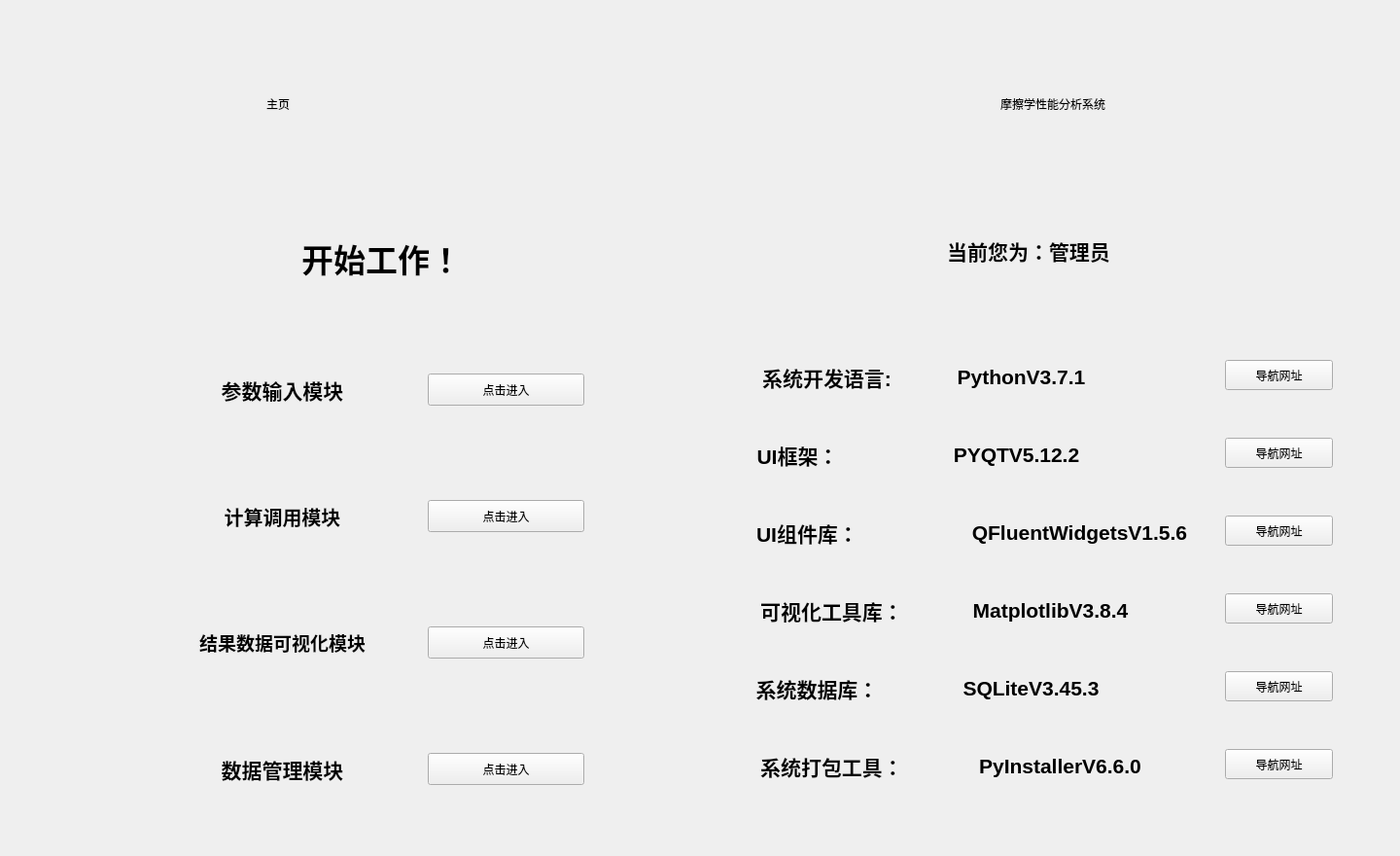
<?xml version="1.0" encoding="UTF-8"?>
<ui version="4.0">
 <class>Home_UI</class>
 <widget class="QWidget" name="Home_UI">
  <property name="windowModality">
   <enum>Qt::NonModal</enum>
  </property>
  <property name="geometry">
   <rect>
    <x>0</x>
    <y>0</y>
    <width>1440</width>
    <height>880</height>
   </rect>
  </property>
  <property name="sizePolicy">
   <sizepolicy hsizetype="Fixed" vsizetype="Fixed">
    <horstretch>0</horstretch>
    <verstretch>0</verstretch>
   </sizepolicy>
  </property>
  <property name="windowTitle">
   <string>Form</string>
  </property>
  <widget class="CardWidget" name="LeftupCardWidget">
   <property name="geometry">
    <rect>
     <x>50</x>
     <y>30</y>
     <width>391</width>
     <height>153</height>
    </rect>
   </property>
   <property name="minimumSize">
    <size>
     <width>391</width>
     <height>153</height>
    </size>
   </property>
   <property name="borderRadius">
    <number>10</number>
   </property>
   <layout class="QHBoxLayout" name="horizontalLayout">
    <property name="leftMargin">
     <number>20</number>
    </property>
    <property name="rightMargin">
     <number>20</number>
    </property>
    <item>
     <widget class="IconWidget" name="rdhl1_IconWidget_left_2">
      <property name="sizePolicy">
       <sizepolicy hsizetype="Fixed" vsizetype="Fixed">
        <horstretch>0</horstretch>
        <verstretch>0</verstretch>
       </sizepolicy>
      </property>
      <property name="minimumSize">
       <size>
        <width>75</width>
        <height>75</height>
       </size>
      </property>
     </widget>
    </item>
    <item>
     <widget class="LargeTitleLabel" name="LeftupLabel">
      <property name="minimumSize">
       <size>
        <width>208</width>
        <height>131</height>
       </size>
      </property>
      <property name="text">
       <string>主页</string>
      </property>
      <property name="alignment">
       <set>Qt::AlignCenter</set>
      </property>
     </widget>
    </item>
   </layout>
  </widget>
  <widget class="CardWidget" name="RightupCardWidget">
   <property name="geometry">
    <rect>
     <x>480</x>
     <y>30</y>
     <width>901</width>
     <height>153</height>
    </rect>
   </property>
   <property name="sizePolicy">
    <sizepolicy hsizetype="Preferred" vsizetype="Preferred">
     <horstretch>0</horstretch>
     <verstretch>0</verstretch>
    </sizepolicy>
   </property>
   <property name="borderRadius">
    <number>10</number>
   </property>
   <layout class="QHBoxLayout" name="horizontalLayout_4">
    <property name="leftMargin">
     <number>20</number>
    </property>
    <property name="rightMargin">
     <number>20</number>
    </property>
    <item>
     <widget class="IconWidget" name="rdhl1_IconWidget_left_3">
      <property name="sizePolicy">
       <sizepolicy hsizetype="Fixed" vsizetype="Fixed">
        <horstretch>0</horstretch>
        <verstretch>0</verstretch>
       </sizepolicy>
      </property>
      <property name="minimumSize">
       <size>
        <width>75</width>
        <height>75</height>
       </size>
      </property>
     </widget>
    </item>
    <item>
     <widget class="LargeTitleLabel" name="RightupLabel">
      <property name="sizePolicy">
       <sizepolicy hsizetype="Fixed" vsizetype="Fixed">
        <horstretch>0</horstretch>
        <verstretch>0</verstretch>
       </sizepolicy>
      </property>
      <property name="minimumSize">
       <size>
        <width>0</width>
        <height>131</height>
       </size>
      </property>
      <property name="text">
       <string>摩擦学性能分析系统</string>
      </property>
     </widget>
    </item>
   </layout>
  </widget>
  <widget class="ElevatedCardWidget" name="RightdownCardWidget">
   <property name="geometry">
    <rect>
     <x>50</x>
     <y>210</y>
     <width>591</width>
     <height>111</height>
    </rect>
   </property>
   <property name="minimumSize">
    <size>
     <width>0</width>
     <height>0</height>
    </size>
   </property>
   <property name="styleSheet">
    <string notr="true">border-color: rgb(0, 0, 0);</string>
   </property>
   <property name="borderRadius">
    <number>20</number>
   </property>
   <layout class="QVBoxLayout" name="verticalLayout_2">
    <property name="spacing">
     <number>10</number>
    </property>
    <property name="leftMargin">
     <number>20</number>
    </property>
    <property name="topMargin">
     <number>10</number>
    </property>
    <property name="rightMargin">
     <number>20</number>
    </property>
    <property name="bottomMargin">
     <number>10</number>
    </property>
    <item>
     <layout class="QHBoxLayout" name="RightdownHLayout_1" stretch="0,0">
      <property name="spacing">
       <number>15</number>
      </property>
      <property name="sizeConstraint">
       <enum>QLayout::SetDefaultConstraint</enum>
      </property>
      <property name="leftMargin">
       <number>15</number>
      </property>
      <property name="rightMargin">
       <number>15</number>
      </property>
      <item>
       <widget class="IconWidget" name="rdhl1_IconWidget_left">
        <property name="sizePolicy">
         <sizepolicy hsizetype="Fixed" vsizetype="Fixed">
          <horstretch>0</horstretch>
          <verstretch>0</verstretch>
         </sizepolicy>
        </property>
        <property name="minimumSize">
         <size>
          <width>75</width>
          <height>75</height>
         </size>
        </property>
       </widget>
      </item>
      <item>
       <widget class="TitleLabel" name="rdhl1_label">
        <property name="sizePolicy">
         <sizepolicy hsizetype="Fixed" vsizetype="Fixed">
          <horstretch>0</horstretch>
          <verstretch>0</verstretch>
         </sizepolicy>
        </property>
        <property name="minimumSize">
         <size>
          <width>435</width>
          <height>82</height>
         </size>
        </property>
        <property name="maximumSize">
         <size>
          <width>435</width>
          <height>82</height>
         </size>
        </property>
        <property name="font">
         <font>
          <pointsize>25</pointsize>
          <weight>75</weight>
          <bold>true</bold>
         </font>
        </property>
        <property name="text">
         <string>开始工作！</string>
        </property>
        <property name="alignment">
         <set>Qt::AlignCenter</set>
        </property>
       </widget>
      </item>
     </layout>
    </item>
   </layout>
  </widget>
  <widget class="ElevatedCardWidget" name="LeftdownCardWidget">
   <property name="geometry">
    <rect>
     <x>660</x>
     <y>320</y>
     <width>731</width>
     <height>521</height>
    </rect>
   </property>
   <property name="minimumSize">
    <size>
     <width>0</width>
     <height>0</height>
    </size>
   </property>
   <property name="borderRadius">
    <number>20</number>
   </property>
   <widget class="TitleLabel" name="rdhl2_TitleLabel_3">
    <property name="geometry">
     <rect>
      <x>100</x>
      <y>30</y>
      <width>181</width>
      <height>75</height>
     </rect>
    </property>
    <property name="font">
     <font>
      <pointsize>16</pointsize>
      <weight>75</weight>
      <bold>true</bold>
     </font>
    </property>
    <property name="text">
     <string>系统开发语言:</string>
    </property>
    <property name="alignment">
     <set>Qt::AlignCenter</set>
    </property>
   </widget>
   <widget class="IconWidget" name="rdhl2_IconWidget_2">
    <property name="geometry">
     <rect>
      <x>40</x>
      <y>40</y>
      <width>51</width>
      <height>51</height>
     </rect>
    </property>
    <property name="sizePolicy">
     <sizepolicy hsizetype="Fixed" vsizetype="Fixed">
      <horstretch>0</horstretch>
      <verstretch>0</verstretch>
     </sizepolicy>
    </property>
    <property name="minimumSize">
     <size>
      <width>51</width>
      <height>51</height>
     </size>
    </property>
   </widget>
   <widget class="TitleLabel" name="rdhl2_TitleLabel_4">
    <property name="geometry">
     <rect>
      <x>300</x>
      <y>30</y>
      <width>181</width>
      <height>75</height>
     </rect>
    </property>
    <property name="font">
     <font>
      <pointsize>16</pointsize>
      <weight>75</weight>
      <bold>true</bold>
     </font>
    </property>
    <property name="text">
     <string>PythonV3.7.1</string>
    </property>
    <property name="alignment">
     <set>Qt::AlignCenter</set>
    </property>
   </widget>
   <widget class="TitleLabel" name="rdhl2_TitleLabel_5">
    <property name="geometry">
     <rect>
      <x>100</x>
      <y>110</y>
      <width>121</width>
      <height>75</height>
     </rect>
    </property>
    <property name="font">
     <font>
      <pointsize>16</pointsize>
      <weight>75</weight>
      <bold>true</bold>
     </font>
    </property>
    <property name="text">
     <string>UI框架：</string>
    </property>
    <property name="alignment">
     <set>Qt::AlignCenter</set>
    </property>
   </widget>
   <widget class="IconWidget" name="rdhl2_IconWidget_3">
    <property name="geometry">
     <rect>
      <x>40</x>
      <y>120</y>
      <width>51</width>
      <height>51</height>
     </rect>
    </property>
    <property name="sizePolicy">
     <sizepolicy hsizetype="Fixed" vsizetype="Fixed">
      <horstretch>0</horstretch>
      <verstretch>0</verstretch>
     </sizepolicy>
    </property>
    <property name="minimumSize">
     <size>
      <width>51</width>
      <height>51</height>
     </size>
    </property>
   </widget>
   <widget class="TitleLabel" name="rdhl2_TitleLabel_6">
    <property name="geometry">
     <rect>
      <x>300</x>
      <y>110</y>
      <width>171</width>
      <height>75</height>
     </rect>
    </property>
    <property name="font">
     <font>
      <pointsize>16</pointsize>
      <weight>75</weight>
      <bold>true</bold>
     </font>
    </property>
    <property name="text">
     <string>PYQTV5.12.2</string>
    </property>
    <property name="alignment">
     <set>Qt::AlignCenter</set>
    </property>
   </widget>
   <widget class="TitleLabel" name="rdhl2_TitleLabel_7">
    <property name="geometry">
     <rect>
      <x>100</x>
      <y>190</y>
      <width>141</width>
      <height>75</height>
     </rect>
    </property>
    <property name="font">
     <font>
      <pointsize>16</pointsize>
      <weight>75</weight>
      <bold>true</bold>
     </font>
    </property>
    <property name="text">
     <string>UI组件库：</string>
    </property>
    <property name="alignment">
     <set>Qt::AlignCenter</set>
    </property>
   </widget>
   <widget class="IconWidget" name="rdhl2_IconWidget_4">
    <property name="geometry">
     <rect>
      <x>40</x>
      <y>200</y>
      <width>51</width>
      <height>51</height>
     </rect>
    </property>
    <property name="sizePolicy">
     <sizepolicy hsizetype="Fixed" vsizetype="Fixed">
      <horstretch>0</horstretch>
      <verstretch>0</verstretch>
     </sizepolicy>
    </property>
    <property name="minimumSize">
     <size>
      <width>51</width>
      <height>51</height>
     </size>
    </property>
   </widget>
   <widget class="TitleLabel" name="rdhl2_TitleLabel_8">
    <property name="geometry">
     <rect>
      <x>300</x>
      <y>190</y>
      <width>301</width>
      <height>75</height>
     </rect>
    </property>
    <property name="font">
     <font>
      <pointsize>16</pointsize>
      <weight>75</weight>
      <bold>true</bold>
     </font>
    </property>
    <property name="text">
     <string>QFluentWidgetsV1.5.6</string>
    </property>
    <property name="alignment">
     <set>Qt::AlignCenter</set>
    </property>
   </widget>
   <widget class="TitleLabel" name="rdhl2_TitleLabel_9">
    <property name="geometry">
     <rect>
      <x>290</x>
      <y>270</y>
      <width>261</width>
      <height>75</height>
     </rect>
    </property>
    <property name="font">
     <font>
      <pointsize>16</pointsize>
      <weight>75</weight>
      <bold>true</bold>
     </font>
    </property>
    <property name="text">
     <string>MatplotlibV3.8.4</string>
    </property>
    <property name="alignment">
     <set>Qt::AlignCenter</set>
    </property>
   </widget>
   <widget class="IconWidget" name="rdhl2_IconWidget_5">
    <property name="geometry">
     <rect>
      <x>40</x>
      <y>280</y>
      <width>51</width>
      <height>51</height>
     </rect>
    </property>
    <property name="sizePolicy">
     <sizepolicy hsizetype="Fixed" vsizetype="Fixed">
      <horstretch>0</horstretch>
      <verstretch>0</verstretch>
     </sizepolicy>
    </property>
    <property name="minimumSize">
     <size>
      <width>51</width>
      <height>51</height>
     </size>
    </property>
   </widget>
   <widget class="TitleLabel" name="rdhl2_TitleLabel_10">
    <property name="geometry">
     <rect>
      <x>100</x>
      <y>270</y>
      <width>191</width>
      <height>75</height>
     </rect>
    </property>
    <property name="font">
     <font>
      <pointsize>16</pointsize>
      <weight>75</weight>
      <bold>true</bold>
     </font>
    </property>
    <property name="text">
     <string>可视化工具库：</string>
    </property>
    <property name="alignment">
     <set>Qt::AlignCenter</set>
    </property>
   </widget>
   <widget class="IconWidget" name="rdhl2_IconWidget_6">
    <property name="geometry">
     <rect>
      <x>40</x>
      <y>360</y>
      <width>51</width>
      <height>51</height>
     </rect>
    </property>
    <property name="sizePolicy">
     <sizepolicy hsizetype="Fixed" vsizetype="Fixed">
      <horstretch>0</horstretch>
      <verstretch>0</verstretch>
     </sizepolicy>
    </property>
    <property name="minimumSize">
     <size>
      <width>51</width>
      <height>51</height>
     </size>
    </property>
   </widget>
   <widget class="TitleLabel" name="rdhl2_TitleLabel_11">
    <property name="geometry">
     <rect>
      <x>100</x>
      <y>350</y>
      <width>161</width>
      <height>75</height>
     </rect>
    </property>
    <property name="font">
     <font>
      <pointsize>16</pointsize>
      <weight>75</weight>
      <bold>true</bold>
     </font>
    </property>
    <property name="text">
     <string>系统数据库：</string>
    </property>
    <property name="alignment">
     <set>Qt::AlignCenter</set>
    </property>
   </widget>
   <widget class="TitleLabel" name="rdhl2_TitleLabel_12">
    <property name="geometry">
     <rect>
      <x>290</x>
      <y>350</y>
      <width>221</width>
      <height>75</height>
     </rect>
    </property>
    <property name="font">
     <font>
      <pointsize>16</pointsize>
      <weight>75</weight>
      <bold>true</bold>
     </font>
    </property>
    <property name="text">
     <string>SQLiteV3.45.3</string>
    </property>
    <property name="alignment">
     <set>Qt::AlignCenter</set>
    </property>
   </widget>
   <widget class="IconWidget" name="rdhl2_IconWidget_7">
    <property name="geometry">
     <rect>
      <x>40</x>
      <y>440</y>
      <width>51</width>
      <height>51</height>
     </rect>
    </property>
    <property name="sizePolicy">
     <sizepolicy hsizetype="Fixed" vsizetype="Fixed">
      <horstretch>0</horstretch>
      <verstretch>0</verstretch>
     </sizepolicy>
    </property>
    <property name="minimumSize">
     <size>
      <width>51</width>
      <height>51</height>
     </size>
    </property>
   </widget>
   <widget class="TitleLabel" name="rdhl2_TitleLabel_13">
    <property name="geometry">
     <rect>
      <x>300</x>
      <y>430</y>
      <width>261</width>
      <height>75</height>
     </rect>
    </property>
    <property name="font">
     <font>
      <pointsize>16</pointsize>
      <weight>75</weight>
      <bold>true</bold>
     </font>
    </property>
    <property name="text">
     <string>PyInstallerV6.6.0</string>
    </property>
    <property name="alignment">
     <set>Qt::AlignCenter</set>
    </property>
   </widget>
   <widget class="TitleLabel" name="rdhl2_TitleLabel_14">
    <property name="geometry">
     <rect>
      <x>100</x>
      <y>430</y>
      <width>191</width>
      <height>75</height>
     </rect>
    </property>
    <property name="font">
     <font>
      <pointsize>16</pointsize>
      <weight>75</weight>
      <bold>true</bold>
     </font>
    </property>
    <property name="text">
     <string>系统打包工具：</string>
    </property>
    <property name="alignment">
     <set>Qt::AlignCenter</set>
    </property>
   </widget>
   <widget class="HyperlinkButton" name="HyperlinkButton">
    <property name="geometry">
     <rect>
      <x>600</x>
      <y>50</y>
      <width>111</width>
      <height>31</height>
     </rect>
    </property>
    <property name="text">
     <string>导航网址</string>
    </property>
    <property name="hasIcon" stdset="0">
     <bool>true</bool>
    </property>
   </widget>
   <widget class="HyperlinkButton" name="HyperlinkButton_2">
    <property name="geometry">
     <rect>
      <x>600</x>
      <y>130</y>
      <width>111</width>
      <height>31</height>
     </rect>
    </property>
    <property name="text">
     <string>导航网址</string>
    </property>
    <property name="hasIcon" stdset="0">
     <bool>true</bool>
    </property>
   </widget>
   <widget class="HyperlinkButton" name="HyperlinkButton_3">
    <property name="geometry">
     <rect>
      <x>600</x>
      <y>210</y>
      <width>111</width>
      <height>31</height>
     </rect>
    </property>
    <property name="text">
     <string>导航网址</string>
    </property>
    <property name="hasIcon" stdset="0">
     <bool>true</bool>
    </property>
   </widget>
   <widget class="HyperlinkButton" name="HyperlinkButton_4">
    <property name="geometry">
     <rect>
      <x>600</x>
      <y>290</y>
      <width>111</width>
      <height>31</height>
     </rect>
    </property>
    <property name="text">
     <string>导航网址</string>
    </property>
    <property name="hasIcon" stdset="0">
     <bool>true</bool>
    </property>
   </widget>
   <widget class="HyperlinkButton" name="HyperlinkButton_5">
    <property name="geometry">
     <rect>
      <x>600</x>
      <y>370</y>
      <width>111</width>
      <height>31</height>
     </rect>
    </property>
    <property name="text">
     <string>导航网址</string>
    </property>
    <property name="hasIcon" stdset="0">
     <bool>true</bool>
    </property>
   </widget>
   <widget class="HyperlinkButton" name="HyperlinkButton_6">
    <property name="geometry">
     <rect>
      <x>600</x>
      <y>450</y>
      <width>111</width>
      <height>31</height>
     </rect>
    </property>
    <property name="text">
     <string>导航网址</string>
    </property>
    <property name="hasIcon" stdset="0">
     <bool>true</bool>
    </property>
   </widget>
  </widget>
  <widget class="ElevatedCardWidget" name="RightdownCardWidget_2">
   <property name="geometry">
    <rect>
     <x>50</x>
     <y>350</y>
     <width>591</width>
     <height>101</height>
    </rect>
   </property>
   <property name="minimumSize">
    <size>
     <width>0</width>
     <height>0</height>
    </size>
   </property>
   <property name="styleSheet">
    <string notr="true">border-color: rgb(0, 0, 0);</string>
   </property>
   <property name="borderRadius">
    <number>20</number>
   </property>
   <layout class="QVBoxLayout" name="verticalLayout_4">
    <property name="spacing">
     <number>10</number>
    </property>
    <property name="leftMargin">
     <number>20</number>
    </property>
    <property name="topMargin">
     <number>10</number>
    </property>
    <property name="rightMargin">
     <number>20</number>
    </property>
    <property name="bottomMargin">
     <number>10</number>
    </property>
    <item>
     <layout class="QHBoxLayout" name="RightdownHLayout_2">
      <property name="spacing">
       <number>15</number>
      </property>
      <property name="leftMargin">
       <number>20</number>
      </property>
      <property name="rightMargin">
       <number>20</number>
      </property>
      <item>
       <widget class="IconWidget" name="rdhl2_IconWidget">
        <property name="sizePolicy">
         <sizepolicy hsizetype="Fixed" vsizetype="Fixed">
          <horstretch>0</horstretch>
          <verstretch>0</verstretch>
         </sizepolicy>
        </property>
        <property name="minimumSize">
         <size>
          <width>51</width>
          <height>51</height>
         </size>
        </property>
       </widget>
      </item>
      <item>
       <widget class="TitleLabel" name="rdhl2_TitleLabel">
        <property name="font">
         <font>
          <pointsize>16</pointsize>
          <weight>75</weight>
          <bold>true</bold>
         </font>
        </property>
        <property name="text">
         <string>参数输入模块</string>
        </property>
        <property name="alignment">
         <set>Qt::AlignCenter</set>
        </property>
       </widget>
      </item>
      <item>
       <widget class="PrimaryPushButton" name="rdhl2_PrimaryPushButton">
        <property name="sizePolicy">
         <sizepolicy hsizetype="Fixed" vsizetype="Fixed">
          <horstretch>0</horstretch>
          <verstretch>0</verstretch>
         </sizepolicy>
        </property>
        <property name="minimumSize">
         <size>
          <width>161</width>
          <height>33</height>
         </size>
        </property>
        <property name="text">
         <string>点击进入</string>
        </property>
       </widget>
      </item>
     </layout>
    </item>
   </layout>
  </widget>
  <widget class="ElevatedCardWidget" name="RightdownCardWidget_3">
   <property name="geometry">
    <rect>
     <x>50</x>
     <y>480</y>
     <width>591</width>
     <height>101</height>
    </rect>
   </property>
   <property name="minimumSize">
    <size>
     <width>0</width>
     <height>0</height>
    </size>
   </property>
   <property name="styleSheet">
    <string notr="true">border-color: rgb(0, 0, 0);</string>
   </property>
   <property name="borderRadius">
    <number>20</number>
   </property>
   <layout class="QVBoxLayout" name="verticalLayout_5">
    <property name="spacing">
     <number>10</number>
    </property>
    <property name="leftMargin">
     <number>20</number>
    </property>
    <property name="topMargin">
     <number>10</number>
    </property>
    <property name="rightMargin">
     <number>20</number>
    </property>
    <property name="bottomMargin">
     <number>10</number>
    </property>
    <item>
     <layout class="QHBoxLayout" name="RightdownHLayout_3">
      <property name="spacing">
       <number>15</number>
      </property>
      <property name="leftMargin">
       <number>20</number>
      </property>
      <property name="rightMargin">
       <number>20</number>
      </property>
      <item>
       <widget class="IconWidget" name="rdhl3_IconWidget">
        <property name="sizePolicy">
         <sizepolicy hsizetype="Fixed" vsizetype="Fixed">
          <horstretch>0</horstretch>
          <verstretch>0</verstretch>
         </sizepolicy>
        </property>
        <property name="minimumSize">
         <size>
          <width>51</width>
          <height>51</height>
         </size>
        </property>
       </widget>
      </item>
      <item>
       <widget class="TitleLabel" name="rdhl3_TitleLabel">
        <property name="font">
         <font>
          <pointsize>15</pointsize>
          <weight>75</weight>
          <bold>true</bold>
         </font>
        </property>
        <property name="text">
         <string>计算调用模块</string>
        </property>
        <property name="alignment">
         <set>Qt::AlignCenter</set>
        </property>
       </widget>
      </item>
      <item>
       <widget class="PrimaryPushButton" name="rdhl3_Button">
        <property name="sizePolicy">
         <sizepolicy hsizetype="Fixed" vsizetype="Fixed">
          <horstretch>0</horstretch>
          <verstretch>0</verstretch>
         </sizepolicy>
        </property>
        <property name="minimumSize">
         <size>
          <width>161</width>
          <height>33</height>
         </size>
        </property>
        <property name="text">
         <string>点击进入</string>
        </property>
       </widget>
      </item>
     </layout>
    </item>
   </layout>
  </widget>
  <widget class="ElevatedCardWidget" name="RightdownCardWidget_4">
   <property name="geometry">
    <rect>
     <x>50</x>
     <y>610</y>
     <width>591</width>
     <height>101</height>
    </rect>
   </property>
   <property name="minimumSize">
    <size>
     <width>0</width>
     <height>0</height>
    </size>
   </property>
   <property name="styleSheet">
    <string notr="true">border-color: rgb(0, 0, 0);</string>
   </property>
   <property name="borderRadius">
    <number>20</number>
   </property>
   <layout class="QVBoxLayout" name="verticalLayout_6">
    <property name="spacing">
     <number>10</number>
    </property>
    <property name="leftMargin">
     <number>20</number>
    </property>
    <property name="topMargin">
     <number>10</number>
    </property>
    <property name="rightMargin">
     <number>20</number>
    </property>
    <property name="bottomMargin">
     <number>10</number>
    </property>
    <item>
     <layout class="QHBoxLayout" name="RightdownHLayout_4">
      <property name="spacing">
       <number>15</number>
      </property>
      <property name="leftMargin">
       <number>20</number>
      </property>
      <property name="rightMargin">
       <number>20</number>
      </property>
      <item>
       <widget class="IconWidget" name="rdhl4_IconWidget">
        <property name="sizePolicy">
         <sizepolicy hsizetype="Fixed" vsizetype="Fixed">
          <horstretch>0</horstretch>
          <verstretch>0</verstretch>
         </sizepolicy>
        </property>
        <property name="minimumSize">
         <size>
          <width>51</width>
          <height>51</height>
         </size>
        </property>
       </widget>
      </item>
      <item>
       <widget class="TitleLabel" name="rdhl4_TitleLabel">
        <property name="font">
         <font>
          <family>Arial</family>
          <pointsize>14</pointsize>
          <weight>75</weight>
          <bold>true</bold>
         </font>
        </property>
        <property name="text">
         <string>结果数据可视化模块</string>
        </property>
        <property name="alignment">
         <set>Qt::AlignCenter</set>
        </property>
       </widget>
      </item>
      <item>
       <widget class="PrimaryPushButton" name="rdhl4_Button">
        <property name="sizePolicy">
         <sizepolicy hsizetype="Fixed" vsizetype="Fixed">
          <horstretch>0</horstretch>
          <verstretch>0</verstretch>
         </sizepolicy>
        </property>
        <property name="minimumSize">
         <size>
          <width>161</width>
          <height>33</height>
         </size>
        </property>
        <property name="text">
         <string>点击进入</string>
        </property>
       </widget>
      </item>
     </layout>
    </item>
   </layout>
  </widget>
  <widget class="ElevatedCardWidget" name="RightdownCardWidget_5">
   <property name="geometry">
    <rect>
     <x>50</x>
     <y>740</y>
     <width>591</width>
     <height>101</height>
    </rect>
   </property>
   <property name="minimumSize">
    <size>
     <width>0</width>
     <height>0</height>
    </size>
   </property>
   <property name="styleSheet">
    <string notr="true">border-color: rgb(0, 0, 0);</string>
   </property>
   <property name="borderRadius">
    <number>20</number>
   </property>
   <layout class="QVBoxLayout" name="verticalLayout_7">
    <property name="spacing">
     <number>10</number>
    </property>
    <property name="leftMargin">
     <number>20</number>
    </property>
    <property name="topMargin">
     <number>10</number>
    </property>
    <property name="rightMargin">
     <number>20</number>
    </property>
    <property name="bottomMargin">
     <number>10</number>
    </property>
    <item>
     <layout class="QHBoxLayout" name="RightdownHLayout_5">
      <property name="spacing">
       <number>15</number>
      </property>
      <property name="leftMargin">
       <number>20</number>
      </property>
      <property name="rightMargin">
       <number>20</number>
      </property>
      <item>
       <widget class="IconWidget" name="rdhl5_IconWidget">
        <property name="sizePolicy">
         <sizepolicy hsizetype="Fixed" vsizetype="Fixed">
          <horstretch>0</horstretch>
          <verstretch>0</verstretch>
         </sizepolicy>
        </property>
        <property name="minimumSize">
         <size>
          <width>51</width>
          <height>51</height>
         </size>
        </property>
       </widget>
      </item>
      <item>
       <widget class="TitleLabel" name="rdhl5_TitleLabel">
        <property name="font">
         <font>
          <pointsize>16</pointsize>
          <weight>75</weight>
          <bold>true</bold>
         </font>
        </property>
        <property name="text">
         <string>数据管理模块</string>
        </property>
        <property name="alignment">
         <set>Qt::AlignCenter</set>
        </property>
       </widget>
      </item>
      <item>
       <widget class="PrimaryPushButton" name="rdhl5_Button">
        <property name="sizePolicy">
         <sizepolicy hsizetype="Fixed" vsizetype="Fixed">
          <horstretch>0</horstretch>
          <verstretch>0</verstretch>
         </sizepolicy>
        </property>
        <property name="minimumSize">
         <size>
          <width>161</width>
          <height>33</height>
         </size>
        </property>
        <property name="text">
         <string>点击进入</string>
        </property>
       </widget>
      </item>
     </layout>
    </item>
   </layout>
  </widget>
  <widget class="ElevatedCardWidget" name="LeftdownCardWidget_2">
   <property name="geometry">
    <rect>
     <x>650</x>
     <y>210</y>
     <width>731</width>
     <height>97</height>
    </rect>
   </property>
   <property name="sizePolicy">
    <sizepolicy hsizetype="Fixed" vsizetype="Fixed">
     <horstretch>0</horstretch>
     <verstretch>0</verstretch>
    </sizepolicy>
   </property>
   <property name="minimumSize">
    <size>
     <width>0</width>
     <height>0</height>
    </size>
   </property>
   <property name="borderRadius">
    <number>20</number>
   </property>
   <layout class="QHBoxLayout" name="horizontalLayout_2">
    <property name="spacing">
     <number>10</number>
    </property>
    <property name="leftMargin">
     <number>20</number>
    </property>
    <property name="rightMargin">
     <number>20</number>
    </property>
    <property name="bottomMargin">
     <number>11</number>
    </property>
    <item>
     <widget class="IconWidget" name="rdhl1_IconWidget_left_4">
      <property name="sizePolicy">
       <sizepolicy hsizetype="Fixed" vsizetype="Fixed">
        <horstretch>0</horstretch>
        <verstretch>0</verstretch>
       </sizepolicy>
      </property>
      <property name="minimumSize">
       <size>
        <width>75</width>
        <height>75</height>
       </size>
      </property>
     </widget>
    </item>
    <item>
     <widget class="TitleLabel" name="rdhl2_TitleLabel_2">
      <property name="font">
       <font>
        <pointsize>16</pointsize>
        <weight>75</weight>
        <bold>true</bold>
       </font>
      </property>
      <property name="text">
       <string>当前您为：管理员</string>
      </property>
      <property name="alignment">
       <set>Qt::AlignCenter</set>
      </property>
     </widget>
    </item>
   </layout>
  </widget>
 </widget>
 <customwidgets>
  <customwidget>
   <class>HyperlinkButton</class>
   <extends>PushButton</extends>
   <header>qfluentwidgets</header>
  </customwidget>
  <customwidget>
   <class>PushButton</class>
   <extends>QPushButton</extends>
   <header>qfluentwidgets</header>
  </customwidget>
  <customwidget>
   <class>PrimaryPushButton</class>
   <extends>PushButton</extends>
   <header>qfluentwidgets</header>
  </customwidget>
  <customwidget>
   <class>IconWidget</class>
   <extends>QWidget</extends>
   <header>qfluentwidgets</header>
  </customwidget>
  <customwidget>
   <class>CardWidget</class>
   <extends>QFrame</extends>
   <header>qfluentwidgets</header>
   <container>1</container>
  </customwidget>
  <customwidget>
   <class>ElevatedCardWidget</class>
   <extends>SimpleCardWidget</extends>
   <header>qfluentwidgets</header>
   <container>1</container>
  </customwidget>
  <customwidget>
   <class>SimpleCardWidget</class>
   <extends>CardWidget</extends>
   <header>qfluentwidgets</header>
   <container>1</container>
  </customwidget>
  <customwidget>
   <class>TitleLabel</class>
   <extends>QLabel</extends>
   <header>qfluentwidgets</header>
  </customwidget>
  <customwidget>
   <class>LargeTitleLabel</class>
   <extends>QLabel</extends>
   <header>qfluentwidgets</header>
  </customwidget>
 </customwidgets>
 <resources/>
 <connections/>
</ui>
